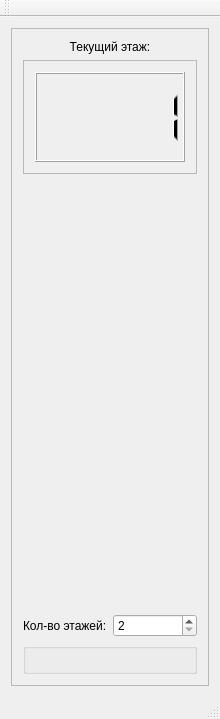
<?xml version="1.0" encoding="UTF-8"?>
<ui version="4.0">
 <class>MainWindow</class>
 <widget class="QMainWindow" name="MainWindow">
  <property name="geometry">
   <rect>
    <x>0</x>
    <y>0</y>
    <width>220</width>
    <height>719</height>
   </rect>
  </property>
  <property name="windowTitle">
   <string>MainWindow</string>
  </property>
  <widget class="QWidget" name="centralWidget">
   <layout class="QHBoxLayout" name="horizontalLayout">
    <item>
     <widget class="QFrame" name="frame">
      <property name="maximumSize">
       <size>
        <width>200</width>
        <height>16777215</height>
       </size>
      </property>
      <property name="frameShape">
       <enum>QFrame::StyledPanel</enum>
      </property>
      <property name="frameShadow">
       <enum>QFrame::Raised</enum>
      </property>
      <layout class="QFormLayout" name="formLayout">
       <item row="0" column="0" colspan="2">
        <widget class="QLabel" name="label_2">
         <property name="text">
          <string>Текущий этаж:</string>
         </property>
         <property name="alignment">
          <set>Qt::AlignCenter</set>
         </property>
        </widget>
       </item>
       <item row="4" column="0" colspan="2">
        <spacer name="verticalSpacer">
         <property name="orientation">
          <enum>Qt::Vertical</enum>
         </property>
         <property name="sizeHint" stdset="0">
          <size>
           <width>20</width>
           <height>40</height>
          </size>
         </property>
        </spacer>
       </item>
       <item row="5" column="0" colspan="2">
        <spacer name="verticalSpacer_2">
         <property name="orientation">
          <enum>Qt::Vertical</enum>
         </property>
         <property name="sizeHint" stdset="0">
          <size>
           <width>20</width>
           <height>40</height>
          </size>
         </property>
        </spacer>
       </item>
       <item row="6" column="0">
        <widget class="QLabel" name="label">
         <property name="text">
          <string>Кол-во этажей:</string>
         </property>
        </widget>
       </item>
       <item row="6" column="1">
        <widget class="QSpinBox" name="floorsSpin">
         <property name="minimum">
          <number>2</number>
         </property>
         <property name="maximum">
          <number>20</number>
         </property>
        </widget>
       </item>
       <item row="7" column="0" colspan="2">
        <widget class="QGroupBox" name="buttonsGroup">
         <property name="title">
          <string/>
         </property>
         <layout class="QFormLayout" name="formLayout_2"/>
        </widget>
       </item>
       <item row="3" column="0" colspan="2">
        <widget class="QFrame" name="frame_2">
         <property name="frameShape">
          <enum>QFrame::StyledPanel</enum>
         </property>
         <property name="frameShadow">
          <enum>QFrame::Raised</enum>
         </property>
         <layout class="QVBoxLayout" name="verticalLayout">
          <item>
           <widget class="QLCDNumber" name="floorScreen">
            <property name="minimumSize">
             <size>
              <width>0</width>
              <height>90</height>
             </size>
            </property>
            <property name="font">
             <font>
              <pointsize>24</pointsize>
             </font>
            </property>
            <property name="layoutDirection">
             <enum>Qt::RightToLeft</enum>
            </property>
            <property name="smallDecimalPoint">
             <bool>false</bool>
            </property>
            <property name="intValue" stdset="0">
             <number>1</number>
            </property>
           </widget>
          </item>
         </layout>
        </widget>
       </item>
      </layout>
     </widget>
    </item>
   </layout>
  </widget>
  <widget class="QMenuBar" name="menuBar">
   <property name="geometry">
    <rect>
     <x>0</x>
     <y>0</y>
     <width>220</width>
     <height>20</height>
    </rect>
   </property>
  </widget>
  <widget class="QToolBar" name="mainToolBar">
   <attribute name="toolBarArea">
    <enum>TopToolBarArea</enum>
   </attribute>
   <attribute name="toolBarBreak">
    <bool>false</bool>
   </attribute>
  </widget>
  <widget class="QStatusBar" name="statusBar"/>
 </widget>
 <layoutdefault spacing="6" margin="11"/>
 <resources/>
 <connections/>
</ui>
